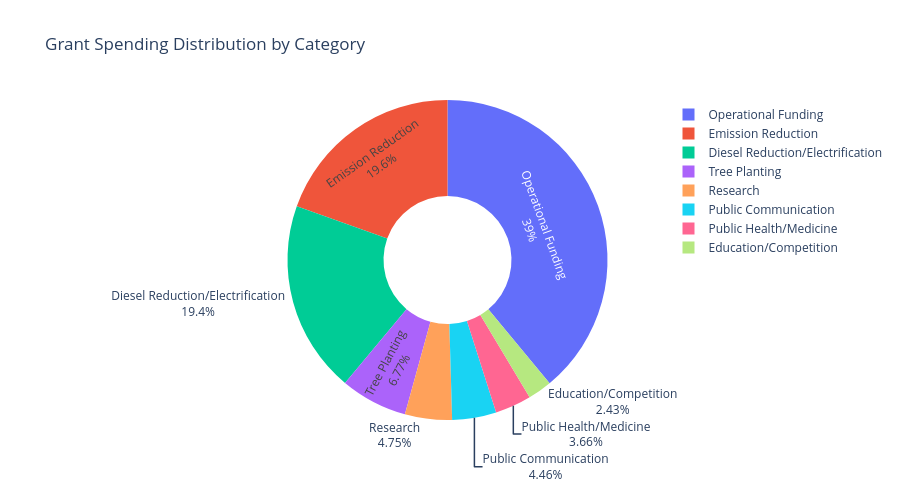

Notebook source saved alongside this figure:
### Code cell
# Abby
import pandas as pd
import plotly.express as px
import warnings
warnings.filterwarnings('ignore')

# Load Excel file
df = pd.read_excel('Excel Files/FinalSheet.xlsx')

# Clean Grant Amount
df['Grant Amount'] = (
    df['Grant Amount']
    .astype(str)
    .str.replace(r'[\$,\s]', '', regex=True)
    .astype(float)
)

# Clean category column
df['Project Category 1'] = df['Project Category 1'].str.strip()

# Aggregate data
cat_spend = (
    df.groupby('Project Category 1')['Grant Amount']
    .sum()
    .reset_index()
    .sort_values('Grant Amount', ascending=False)
)

# --- PIE CHART ---
fig = px.pie(
    cat_spend,
    names='Project Category 1',
    values='Grant Amount',
    title='Grant Spending Distribution by Category',
    hole=0.4  # donut style
)

fig.update_traces(
    textinfo='percent+label',
    hovertemplate='<b>%{label}</b><br>$%{value:,.0f}<br>%{percent}'
)

fig.update_layout(height=500)

fig.show()

# Export for Wix/Web embedding
html_snippet = fig.to_html(full_html=False, include_plotlyjs='cdn')
print(html_snippet)

### Figure 1 — Plotly figure (JSON) as saved in the notebook; plotly's stock layout.template omitted (floating-point values rounded to 4 significant figures)
{"data": [{"domain": {"x": [0, 1], "y": [0, 1]}, "hole": 0.4, "hovertemplate": "<b>%{label}</b><br>$%{value:,.0f}<br>%{percent}", "labels": ["Operational Funding", "Emission Reduction", "Diesel Reduction/Electrification", "Tree Planting", "Research", "Public Communication", "Public Health/Medicine", "Education/Competition"], "legendgroup": "", "name": "", "showlegend": true, "textinfo": "percent+label", "type": "pie", "values": [6788637, 3404550, 3375494, 1179555, 827143, 775900, 637600, 424000]}], "layout": {"height": 500, "legend": {"tracegroupgap": 0}, "title": {"text": "Grant Spending Distribution by Category"}}}
